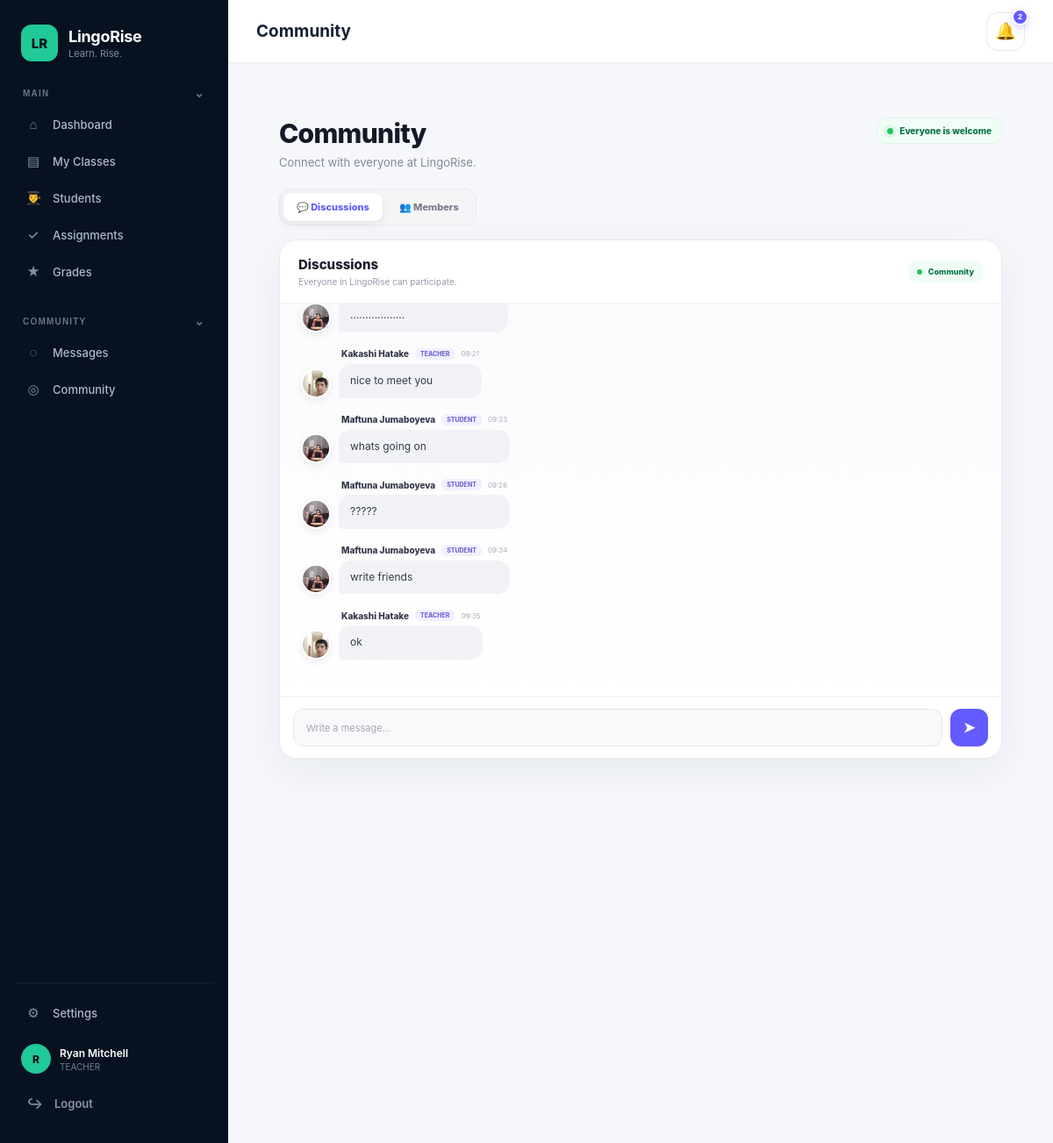
Screenshot of /community/ (signed in) with the database file from the repository.
### apps/users/models.py (models this page shows, shortened)
class User(AbstractUser):
    class Role(models.TextChoices):
        ADMIN = "ADMIN", "Admin"
        TEACHER = "TEACHER", "Teacher"
        STUDENT = "STUDENT", "Student"
        STAFF = "STAFF", "Staff"
    email = models.EmailField(
        unique=True,
        db_index=True,
    )
    phone = models.CharField(
        max_length=20,
        blank=True,
    )
    role = models.CharField(
        max_length=20,
        choices=Role.choices,
        default=Role.STUDENT,
        db_index=True,
    )
    updated_at = models.DateTimeField(
        auto_now=True,
    )
    avatar = models.ImageField(
        upload_to="avatars/",
        blank=True,
        null=True,
    )
    notifications_enabled = models.BooleanField(
        default=True,
)

### apps/school/models.py (models this page shows, shortened)
class CommunityMessage(models.Model):
    sender = models.ForeignKey(
        User,
        on_delete=models.CASCADE,
        related_name="community_messages",
    )
    content = models.TextField()
    created_at = models.DateTimeField(
        auto_now_add=True,
    )
    class Meta:
        ordering = ["created_at"]

### apps/school/views.py (the view)
@login_required
def community(request):
    if request.user.role not in [
        User.Role.STUDENT,
        User.Role.TEACHER,
    ]:
        return redirect("dashboard")
    messages = (
        CommunityMessage.objects
        .select_related(
            "sender",
        )
        .all()
        .order_by("created_at")
    )
    members = (
        User.objects
        .filter(
            role__in=[
                User.Role.STUDENT,
                User.Role.TEACHER,
            ]
        )
        .prefetch_related(
            "student_groups",
            "teaching_groups",
        )
        .order_by(
            "role",
            "first_name",
            "last_name",
            "username",
        )
    )
    return render(
        request,
        "school/community.html",
        {
            "community_messages": messages,
            "community_members": members,
        },
    )

### templates/school/community.html (shortened to what this page needs)
{% extends "base.html" %}
{% block page_title %}
    Community
{% endblock %}
{% block content %}
<div class="community-page">
    <div class="community-header">
        <div class="community-header-top">
            <div>
                <h1>
                    Community
                </h1>
                <p>
                    Connect with everyone at LingoRise.
                </p>
            </div>
            <div class="community-status">
                <span class="community-status-dot"></span>
                Everyone is welcome
            </div>
        </div>
    </div>
    <div class="community-tabs">
        <button
            type="button"
            class="community-tab active"
            id="discussion-tab"
        >
            💬 Discussions
        </button>
        <button
            type="button"
            class="community-tab"
            id="members-tab"
        >
            👥 Members
        </button>
    </div>
    <div class="community-card">
        <div
            id="discussions-panel"
            class="discussions-panel"
        >
            <div class="discussion-header">
                <div class="discussion-title">
                    <h2>
                        Discussions
                    </h2>
                    <p>
                        Everyone in LingoRise can participate.
                    </p>
                </div>
                <div class="online-badge">
                    <span class="online-dot"></span>
                    Community
                </div>
            </div>
            <div
                class="chat-messages"
                id="chat-messages"
            >
                {% if community_messages %}
                    {% for message in community_messages %}
                        <div
                            class="message-row {% if message.sender_id == user.id %}mine{% endif %}"
                            data-message-id="{{ message.id }}"
                        >
                            {% if message.sender_id != user.id %}
                                <div class="message-avatar">
                                    {% if message.sender.avatar %}
                                        <img
                                            src="{{ message.sender.avatar.url }}"
                                            alt="{{ message.sender.get_full_name|default:message.sender.username }}"
                                        >
                                    {% else %}
                                        {{ message.sender.get_full_name|default:message.sender.username|first|upper }}
                                    {% endif %}
                                </div>
                            {% endif %}
                            <div class="message-body">
                                <div class="message-meta">
                                    <span class="message-name">
                                        {{ message.sender.get_full_name|default:message.sender.username }}
                                    </span>
                                    <span class="message-role">
                                        {{ message.sender.role|lower }}
                                    </span>
                                    <span class="message-time">
                                        {{ message.created_at|date:"H:i" }}
                                    </span>
                                </div>
                                <div class="message-bubble">
                                    {{ message.content|linebreaksbr }}
                                </div>
                            </div>
                        </div>
                    {% endfor %}
                {% endif %}
            </div>
            <div class="chat-input-area">
                <form
                    class="chat-form"
                    id="community-message-form"
                >
                    <input
                        type="text"
                        id="community-message-input"
                        class="chat-input"
                        placeholder="Write a message..."
                        autocomplete="off"
                        maxlength="2000"
                    >
                    <button
                        type="submit"
                        class="send-button"
                        id="community-send-button"
                        aria-label="Send message"
                    >
                        ➤
                    </button>
                </form>
            </div>
        </div>
            {% regroup community_members by role as role_groups %}
    </div>
</div>
{% endblock %}

### templates/base.html (shortened to what this page needs)
{% load static %}
<!DOCTYPE html>
<html lang="en">
<head>
    <link
        rel="stylesheet"
        href="{% static 'css/style.css' %}"
    >
</head>
<body>
<div class="app">
    <aside class="sidebar">
        <div class="brand">
            <div class="brand-icon">
                LR
            </div>
            <div class="brand-info">
                <div class="brand-name">
                    LingoRise
                </div>
                <div class="brand-tagline">
                    Learn. Rise.
                </div>
            </div>
        </div>
        <nav class="sidebar-nav">
            {% if user.role == "TEACHER" %}
                <div class="nav-section">
                    <button
                        type="button"
                        class="nav-section-toggle"
                        onclick="toggleSection('teacher-main-section', this)"
                    >
                        <span>MAIN</span>
                        <span class="section-arrow">⌄</span>
                    </button>
                    <div
                        class="nav-section-items open"
                        id="teacher-main-section"
                    >
                        <a
                            href="{% url 'dashboard' %}"
                            class="nav-item"
                        >
                            <span class="nav-icon">⌂</span>
                            <span>Dashboard</span>
                        </a>
                        <a
                            href="{% url 'teacher_classes' %}"
                            class="nav-item"
                        >
                            <span class="nav-icon">▤</span>
                            <span>My Classes</span>
                        </a>
                        <a
                            href="{% url 'teacher_students' %}"
                            class="nav-item"
                        >
                            <span class="nav-icon">👨‍🎓</span>
                            <span>Students</span>
                        </a>
                        <a
                            href="{% url 'teacher_assignments' %}"
                            class="nav-item"
                        >
                            <span class="nav-icon">✓</span>
                            <span>Assignments</span>
                        </a>
                        <a
                            href="{% url 'teacher_grades' %}"
                            class="nav-item"
                        >
                            <span class="nav-icon">★</span>
                            <span>Grades</span>
                        </a>
                    </div>
                </div>
                <div class="nav-section">
                    <button
                        type="button"
                        class="nav-section-toggle"
                        onclick="toggleSection('teacher-community-section', this)"
                    >
                        <span>COMMUNITY</span>
                        <span class="section-arrow">⌄</span>
                    </button>
                    <div
                        class="nav-section-items open"
                        id="teacher-community-section"
                    >
                        <a
                            href="{% url 'teacher_messages' %}"
                            class="nav-item"
                        >
                            <span class="nav-icon">◌</span>
                            <span>Messages</span>
                        </a>
                        <a
                            href="{% url 'community' %}"
                            class="nav-item"
                        >
                            <span class="nav-icon">◎</span>
                            <span>Community</span>
                        </a>
                    </div>
                </div>
            {% endif %}
        </nav>
        <div class="sidebar-bottom">
            {% if user.role == "ADMIN" %}
                <div class="nav-section">
                    <div class="nav-section-title">
                        MAIN
                    </div>
                    <a
                        href="{% url 'teacher_dashboard' %}"
                        class="nav-item"
                    >
                        <span class="nav-icon">⌂</span>
                        <span>Dashboard</span>
                    </a>
                </div>
                <div class="nav-section">
                    <div class="nav-section-title">
                        MANAGEMENT
                    </div>
                    <a
                        href="/admin/users/user/"
                        class="nav-item"
                    >
                        <span class="nav-icon">👨‍🎓</span>
                        <span>Students</span>
                    </a>
                    <a
                        href="/admin/users/user/"
                        class="nav-item"
                    >
                        <span class="nav-icon">👨‍🏫</span>
                        <span>Teachers</span>
                    </a>
                    <a
                        href="/admin/school/group/"
                        class="nav-item"
                    >
                        <span class="nav-icon">🏫</span>
                        <span>Groups</span>
                    </a>
                    <a
                        href="/admin/school/subject/"
                        class="nav-item"
                    >
                        <span class="nav-icon">📚</span>
                        <span>Subjects</span>
                    </a>
                    <a
                        href="/admin/school/classroom/"
                        class="nav-item"
                    >
                        <span class="nav-icon">🏢</span>
                        <span>Classrooms</span>
                    </a>
                </div>
                <div class="nav-section">
                    <div class="nav-section-title">
                        ACADEMIC
                    </div>
                    <a
                        href="/admin/school/assignment/"
                        class="nav-item"
                    >
                        <span class="nav-icon">📝</span>
                        <span>Assignments</span>
                    </a>
                    <a
                        href="/admin/school/grade/"
                        class="nav-item"
                    >
                        <span class="nav-icon">📊</span>
                        <span>Grades</span>
                    </a>
                </div>
                <div class="nav-section">
                    <div class="nav-section-title">
                        SYSTEM
                    </div>
                    <a
                        href="/admin/"
                        class="nav-item"
                    >
                        <span class="nav-icon">⚙</span>
                        <span>Admin Panel</span>
                    </a>
                </div>
            {% else %}
                <a
                    href="{% url 'settings' %}"
                    class="nav-item"
                >
                    <span class="nav-icon">
                         ⚙
                    </span>
                      <span>
                        Settings
                    </span>
                 </a>
            {% endif %}
            <div class="user-profile">
    <div class="user-avatar">
        {% if user.avatar %}
            <img
                src="{{ user.avatar.url }}"
                alt="{{ user.username }}"
            >
        {% else %}
            {{ user.username|first|upper }}
        {% endif %}
    </div>
    <div class="user-info">
        <div class="user-name">
            {{ user.get_full_name|default:user.username }}
        </div>
        <div class="user-role">
            {{ user.role|default:"User" }}
        </div>
    </div>
</div>
            <button
                type="button"
                class="logout"
                onclick="openLogoutModal()"
            >
                <span class="nav-icon">↪</span>
                <span>Logout</span>
            </button>
        </div>
    </aside>
    <main class="main-content">
        <header class="topbar">
            <div class="page-heading">
                {% block page_title %}{% endblock %}
            </div>
            <div class="notification-wrapper">
                <button
                    type="button"
                    class="notification-button"
                    id="notification-button"
                    aria-label="Notifications"
                    aria-expanded="false"
                >
                    🔔
                    <span
                        class="notification-badge hidden"
                        id="notification-badge"
                    >
                    </span>
                </button>
            </div>
        </header>
        <section class="page-content">
            {% block content %}
            {% endblock %}
        </section>
    </main>
</div>
</body>
</html>

### rows the page displays
User: username|first "R", get_full_name "Ryan Mitchell", role "TEACHER"
CommunityMessage: sender.avatar (picture), content ".................."
CommunityMessage: sender.avatar (picture), sender.get_full_name "Kakashi Hatake", sender.role "TEACHER", created_at "09:21", content "nice to meet you"
CommunityMessage: sender.avatar (picture), sender.get_full_name "Maftuna Jumaboyeva", sender.role "STUDENT", created_at "09:23", content "whats going on"
CommunityMessage: sender.avatar (picture), sender.get_full_name "Maftuna Jumaboyeva", sender.role "STUDENT", created_at "09:26", content "?????"
CommunityMessage: sender.avatar (picture), sender.get_full_name "Maftuna Jumaboyeva", sender.role "STUDENT", created_at "09:34", content "write friends"
CommunityMessage: sender.avatar (picture), sender.get_full_name "Kakashi Hatake", sender.role "TEACHER", created_at "09:35", content "ok"
